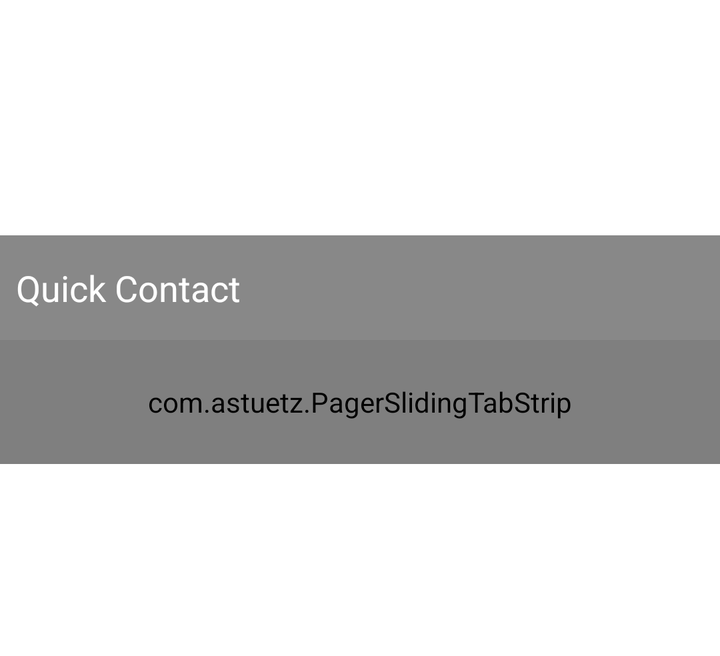
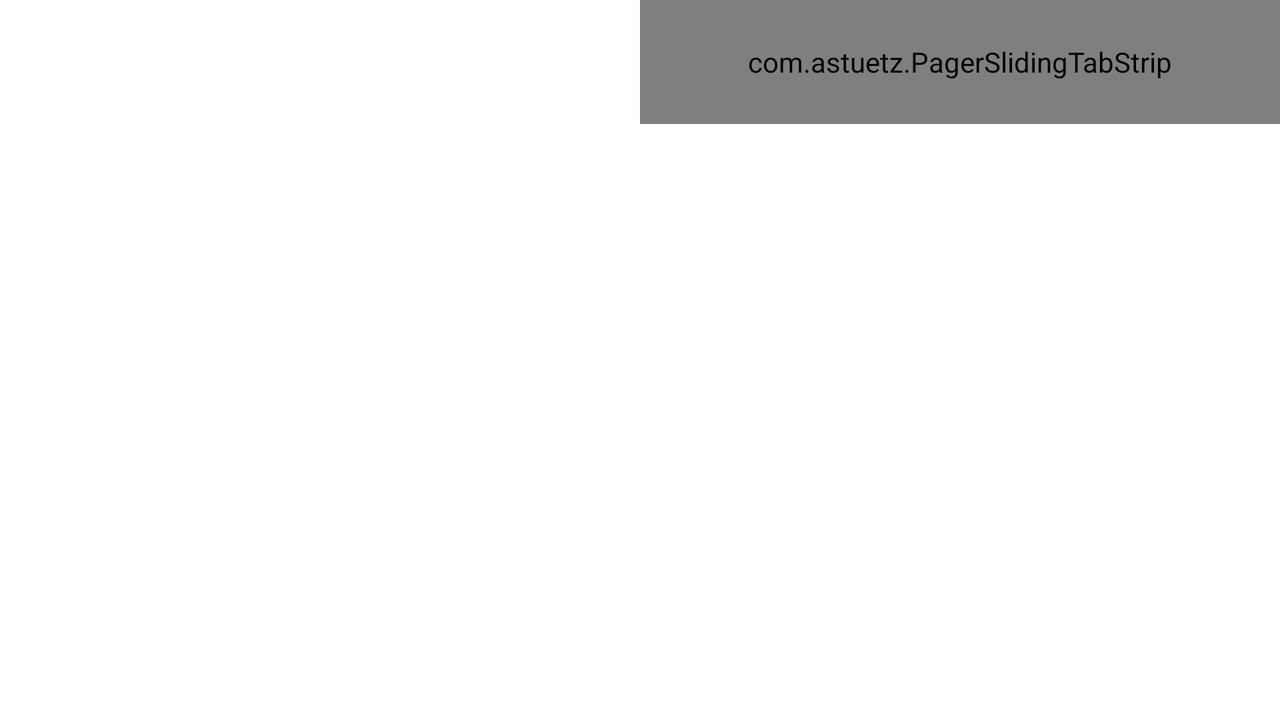

Two renders of one Android screen. The first uses the default layout on a phone; the second uses the alternative layout the repository ships for a different screen configuration, on a matching device. The two XML files are below.
<!-- AndroidManifest.xml: application theme AppTheme -->
<!-- res/layout/fragment_quick_contact.xml -->
<?xml version="1.0" encoding="utf-8"?>
<RelativeLayout xmlns:android="http://schemas.android.com/apk/res/android"
    xmlns:app="http://schemas.android.com/apk/res-auto"
    xmlns:tools="http://schemas.android.com/tools"
    android:layout_width="match_parent"
    android:layout_height="wrap_content" >

    <ImageView
        android:id="@+id/image"
        android:layout_width="match_parent"
        android:layout_height="170dip"
        android:scaleType="centerCrop"
        />
        

    <TextView
        android:layout_width="match_parent"
        android:layout_height="wrap_content"
        android:layout_alignBottom="@+id/image"
        android:background="#77000000"
        android:paddingBottom="14dip"
        android:paddingLeft="8dip"
        android:paddingTop="14dip"
        android:text="Quick Contact"
        android:textColor="#FFFFFFFF"
        android:textSize="18sp" />

    <com.astuetz.PagerSlidingTabStrip
        android:id="@+id/tabs"
        android:layout_width="match_parent"
        android:layout_height="62dip"
        android:layout_below="@+id/image"

        app:pstsDividerColor="#00000000"
        app:pstsIndicatorColor="#FF33B5E6"
        app:pstsTabPaddingLeftRight="14dip"
        app:pstsUnderlineColor="#FF33B5E6" />
    

    <android.support.v4.view.ViewPager
        android:id="@+id/pager"
        android:layout_width="match_parent"
        android:layout_height="96dip"
        android:layout_below="@+id/tabs" />

</RelativeLayout>
<!-- resources referenced by this layout -->
<resources>
  <style name="AppTheme" parent="AppBaseTheme">
          <item name="android:windowBackground">@color/background_window</item>
          <item name="android:actionBarStyle">@style/ActionBarStyle</item>
      </style>
  <style name="AppBaseTheme" parent="android:Theme.Light" />
  <style name="ActionBarStyle" parent="@android:style/Widget.Holo.Light.ActionBar.Solid.Inverse">
          <item name="android:icon">@mipmap/music</item>
          <item name="android:background">#FF666666</item>
      </style>
</resources>
<!-- res/layout-land/fragment_quick_contact.xml (the repository's variant of the layout above) -->
<!-- drawn on the phone turned sideways -->
<?xml version="1.0" encoding="utf-8"?>
<RelativeLayout xmlns:android="http://schemas.android.com/apk/res/android"
    xmlns:app="http://schemas.android.com/apk/res-auto"
    xmlns:tools="http://schemas.android.com/tools"
    android:layout_width="match_parent"
    android:layout_height="wrap_content" >

    <ImageView
        android:id="@+id/image"
        android:layout_width="match_parent"
        android:layout_height="wrap_content"
        android:layout_alignParentLeft="true"
        android:layout_toLeftOf="@+id/center"
        android:scaleType="centerCrop"
        />

    <TextView
        android:layout_width="wrap_content"
        android:layout_height="wrap_content"
        android:layout_alignBottom="@+id/image"
        android:layout_alignParentLeft="true"
        android:layout_toLeftOf="@+id/center"
        android:background="#77000000"
        android:paddingBottom="14dip"
        android:paddingLeft="8dip"
        android:paddingTop="14dip"
        android:text="Quick Contact"
        android:textColor="#FFFFFFFF"
        android:textSize="18sp" />

    <View
        android:id="@+id/center"
        android:layout_width="0dip"
        android:layout_height="match_parent"
        android:layout_centerHorizontal="true" />

    <com.astuetz.PagerSlidingTabStrip
        android:id="@+id/tabs"
        android:layout_width="wrap_content"
        android:layout_height="62dip"
        android:layout_alignParentRight="true"
        android:layout_toRightOf="@+id/center"
        app:pstsDividerColor="#00000000"
        app:pstsIndicatorColor="#FF33B5E6"
        app:pstsTabPaddingLeftRight="14dip"
        app:pstsUnderlineColor="#FF33B5E6" />

    <android.support.v4.view.ViewPager
        android:id="@+id/pager"
        android:layout_width="wrap_content"
        android:layout_height="wrap_content"
        android:layout_alignParentRight="true"
        android:layout_below="@+id/tabs"
        android:layout_toRightOf="@+id/center" />

</RelativeLayout>
